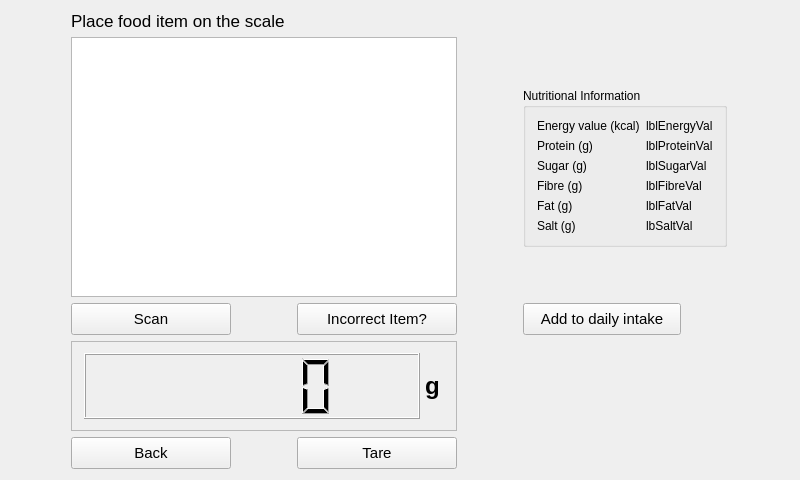
<?xml version="1.0" encoding="UTF-8"?>
<ui version="4.0">
 <class>getWeight</class>
 <widget class="QMainWindow" name="getWeight">
  <property name="geometry">
   <rect>
    <x>0</x>
    <y>0</y>
    <width>800</width>
    <height>480</height>
   </rect>
  </property>
  <property name="windowTitle">
   <string>smartScaleGUI</string>
  </property>
  <widget class="QWidget" name="centralWidget">
   <layout class="QGridLayout" name="gridLayout">
    <item row="4" column="2">
     <widget class="QPushButton" name="btnAdd">
      <property name="minimumSize">
       <size>
        <width>0</width>
        <height>30</height>
       </size>
      </property>
      <property name="maximumSize">
       <size>
        <width>158</width>
        <height>32</height>
       </size>
      </property>
      <property name="font">
       <font>
        <family>Arial</family>
        <pointsize>11</pointsize>
       </font>
      </property>
      <property name="text">
       <string>Add to daily intake</string>
      </property>
     </widget>
    </item>
    <item row="4" column="1">
     <widget class="QPushButton" name="btnIncorrectItem">
      <property name="enabled">
       <bool>true</bool>
      </property>
      <property name="minimumSize">
       <size>
        <width>160</width>
        <height>32</height>
       </size>
      </property>
      <property name="maximumSize">
       <size>
        <width>158</width>
        <height>32</height>
       </size>
      </property>
      <property name="font">
       <font>
        <family>Arial</family>
        <pointsize>11</pointsize>
       </font>
      </property>
      <property name="text">
       <string>Incorrect Item?</string>
      </property>
     </widget>
    </item>
    <item row="1" column="0" rowspan="3" colspan="2">
     <widget class="QGraphicsView" name="imgFoodItem">
      <property name="minimumSize">
       <size>
        <width>320</width>
        <height>240</height>
       </size>
      </property>
      <property name="font">
       <font>
        <family>Arial</family>
        <pointsize>11</pointsize>
       </font>
      </property>
     </widget>
    </item>
    <item row="0" column="0" colspan="2">
     <widget class="QLabel" name="lblTitle">
      <property name="sizePolicy">
       <sizepolicy hsizetype="Preferred" vsizetype="Fixed">
        <horstretch>0</horstretch>
        <verstretch>0</verstretch>
       </sizepolicy>
      </property>
      <property name="font">
       <font>
        <family>Arial</family>
        <pointsize>13</pointsize>
       </font>
      </property>
      <property name="text">
       <string>Place food item on the scale</string>
      </property>
     </widget>
    </item>
    <item row="6" column="0">
     <widget class="QPushButton" name="btnBack">
      <property name="minimumSize">
       <size>
        <width>160</width>
        <height>32</height>
       </size>
      </property>
      <property name="maximumSize">
       <size>
        <width>158</width>
        <height>32</height>
       </size>
      </property>
      <property name="font">
       <font>
        <family>Arial</family>
        <pointsize>11</pointsize>
       </font>
      </property>
      <property name="text">
       <string>Back</string>
      </property>
     </widget>
    </item>
    <item row="6" column="1">
     <widget class="QPushButton" name="btnTare">
      <property name="minimumSize">
       <size>
        <width>160</width>
        <height>32</height>
       </size>
      </property>
      <property name="maximumSize">
       <size>
        <width>158</width>
        <height>32</height>
       </size>
      </property>
      <property name="font">
       <font>
        <family>Arial</family>
        <pointsize>11</pointsize>
       </font>
      </property>
      <property name="text">
       <string>Tare</string>
      </property>
     </widget>
    </item>
    <item row="4" column="0">
     <widget class="QPushButton" name="btnScan">
      <property name="enabled">
       <bool>true</bool>
      </property>
      <property name="minimumSize">
       <size>
        <width>160</width>
        <height>32</height>
       </size>
      </property>
      <property name="maximumSize">
       <size>
        <width>158</width>
        <height>32</height>
       </size>
      </property>
      <property name="font">
       <font>
        <family>Arial</family>
        <pointsize>11</pointsize>
       </font>
      </property>
      <property name="text">
       <string>Scan</string>
      </property>
     </widget>
    </item>
    <item row="5" column="0" colspan="2">
     <widget class="QFrame" name="frame">
      <property name="enabled">
       <bool>true</bool>
      </property>
      <property name="minimumSize">
       <size>
        <width>320</width>
        <height>90</height>
       </size>
      </property>
      <property name="font">
       <font>
        <family>Arial</family>
        <pointsize>11</pointsize>
       </font>
      </property>
      <property name="frameShape">
       <enum>QFrame::StyledPanel</enum>
      </property>
      <property name="frameShadow">
       <enum>QFrame::Raised</enum>
      </property>
      <layout class="QGridLayout" name="gridLayout_4">
       <property name="leftMargin">
        <number>12</number>
       </property>
       <property name="horizontalSpacing">
        <number>0</number>
       </property>
       <item row="0" column="1">
        <widget class="QLabel" name="lblGrams">
         <property name="maximumSize">
          <size>
           <width>25</width>
           <height>16777215</height>
          </size>
         </property>
         <property name="font">
          <font>
           <family>Arial</family>
           <pointsize>18</pointsize>
           <weight>75</weight>
           <italic>false</italic>
           <bold>true</bold>
          </font>
         </property>
         <property name="text">
          <string>g</string>
         </property>
         <property name="alignment">
          <set>Qt::AlignCenter</set>
         </property>
        </widget>
       </item>
       <item row="0" column="0">
        <widget class="QLCDNumber" name="lcdWeight">
         <property name="font">
          <font>
           <family>Arial</family>
           <pointsize>11</pointsize>
          </font>
         </property>
        </widget>
       </item>
      </layout>
     </widget>
    </item>
    <item row="2" column="2">
     <widget class="QGroupBox" name="groupBox">
      <property name="font">
       <font>
        <family>Arial</family>
        <weight>50</weight>
        <italic>false</italic>
        <bold>false</bold>
        <underline>false</underline>
       </font>
      </property>
      <property name="title">
       <string>Nutritional Information</string>
      </property>
      <property name="flat">
       <bool>false</bool>
      </property>
      <property name="checkable">
       <bool>false</bool>
      </property>
      <layout class="QGridLayout" name="gridLayout_3">
       <item row="2" column="0">
        <widget class="QLabel" name="lblSugar">
         <property name="maximumSize">
          <size>
           <width>132</width>
           <height>16777215</height>
          </size>
         </property>
         <property name="font">
          <font>
           <family>Arial</family>
          </font>
         </property>
         <property name="layoutDirection">
          <enum>Qt::LeftToRight</enum>
         </property>
         <property name="autoFillBackground">
          <bool>false</bool>
         </property>
         <property name="frameShape">
          <enum>QFrame::Panel</enum>
         </property>
         <property name="lineWidth">
          <number>0</number>
         </property>
         <property name="text">
          <string>Sugar (g)</string>
         </property>
         <property name="scaledContents">
          <bool>true</bool>
         </property>
         <property name="alignment">
          <set>Qt::AlignLeading|Qt::AlignLeft|Qt::AlignVCenter</set>
         </property>
         <property name="wordWrap">
          <bool>false</bool>
         </property>
         <property name="indent">
          <number>-1</number>
         </property>
        </widget>
       </item>
       <item row="0" column="1">
        <widget class="QLabel" name="lblEnergyVal">
         <property name="font">
          <font>
           <family>Arial</family>
          </font>
         </property>
         <property name="autoFillBackground">
          <bool>false</bool>
         </property>
         <property name="frameShape">
          <enum>QFrame::NoFrame</enum>
         </property>
         <property name="text">
          <string>lblEnergyVal</string>
         </property>
         <property name="alignment">
          <set>Qt::AlignLeading|Qt::AlignLeft|Qt::AlignVCenter</set>
         </property>
        </widget>
       </item>
       <item row="5" column="1">
        <widget class="QLabel" name="lblSaltVal">
         <property name="font">
          <font>
           <family>Arial</family>
          </font>
         </property>
         <property name="autoFillBackground">
          <bool>false</bool>
         </property>
         <property name="frameShape">
          <enum>QFrame::NoFrame</enum>
         </property>
         <property name="text">
          <string>lbSaltVal</string>
         </property>
         <property name="alignment">
          <set>Qt::AlignLeading|Qt::AlignLeft|Qt::AlignVCenter</set>
         </property>
        </widget>
       </item>
       <item row="1" column="1">
        <widget class="QLabel" name="lblProteinVal">
         <property name="font">
          <font>
           <family>Arial</family>
          </font>
         </property>
         <property name="autoFillBackground">
          <bool>false</bool>
         </property>
         <property name="frameShape">
          <enum>QFrame::NoFrame</enum>
         </property>
         <property name="text">
          <string>lblProteinVal</string>
         </property>
         <property name="alignment">
          <set>Qt::AlignLeading|Qt::AlignLeft|Qt::AlignVCenter</set>
         </property>
        </widget>
       </item>
       <item row="2" column="1">
        <widget class="QLabel" name="lblSugarVal">
         <property name="font">
          <font>
           <family>Arial</family>
          </font>
         </property>
         <property name="autoFillBackground">
          <bool>false</bool>
         </property>
         <property name="frameShape">
          <enum>QFrame::NoFrame</enum>
         </property>
         <property name="text">
          <string>lblSugarVal</string>
         </property>
         <property name="alignment">
          <set>Qt::AlignLeading|Qt::AlignLeft|Qt::AlignVCenter</set>
         </property>
        </widget>
       </item>
       <item row="4" column="1">
        <widget class="QLabel" name="lblFatVal">
         <property name="font">
          <font>
           <family>Arial</family>
          </font>
         </property>
         <property name="autoFillBackground">
          <bool>false</bool>
         </property>
         <property name="frameShape">
          <enum>QFrame::NoFrame</enum>
         </property>
         <property name="text">
          <string>lblFatVal</string>
         </property>
         <property name="alignment">
          <set>Qt::AlignLeading|Qt::AlignLeft|Qt::AlignVCenter</set>
         </property>
        </widget>
       </item>
       <item row="5" column="0">
        <widget class="QLabel" name="lblSalt">
         <property name="maximumSize">
          <size>
           <width>132</width>
           <height>16777215</height>
          </size>
         </property>
         <property name="font">
          <font>
           <family>Arial</family>
          </font>
         </property>
         <property name="layoutDirection">
          <enum>Qt::LeftToRight</enum>
         </property>
         <property name="autoFillBackground">
          <bool>false</bool>
         </property>
         <property name="frameShape">
          <enum>QFrame::Panel</enum>
         </property>
         <property name="lineWidth">
          <number>0</number>
         </property>
         <property name="text">
          <string>Salt (g)</string>
         </property>
         <property name="scaledContents">
          <bool>true</bool>
         </property>
         <property name="alignment">
          <set>Qt::AlignLeading|Qt::AlignLeft|Qt::AlignVCenter</set>
         </property>
         <property name="wordWrap">
          <bool>false</bool>
         </property>
         <property name="indent">
          <number>-1</number>
         </property>
        </widget>
       </item>
       <item row="0" column="0">
        <widget class="QLabel" name="lblEnergy">
         <property name="maximumSize">
          <size>
           <width>132</width>
           <height>16777215</height>
          </size>
         </property>
         <property name="font">
          <font>
           <family>Arial</family>
          </font>
         </property>
         <property name="layoutDirection">
          <enum>Qt::LeftToRight</enum>
         </property>
         <property name="autoFillBackground">
          <bool>false</bool>
         </property>
         <property name="frameShape">
          <enum>QFrame::Panel</enum>
         </property>
         <property name="lineWidth">
          <number>0</number>
         </property>
         <property name="text">
          <string>Energy value (kcal)</string>
         </property>
         <property name="scaledContents">
          <bool>true</bool>
         </property>
         <property name="alignment">
          <set>Qt::AlignLeading|Qt::AlignLeft|Qt::AlignVCenter</set>
         </property>
         <property name="wordWrap">
          <bool>false</bool>
         </property>
         <property name="indent">
          <number>-1</number>
         </property>
        </widget>
       </item>
       <item row="3" column="1">
        <widget class="QLabel" name="lblFbreVal">
         <property name="font">
          <font>
           <family>Arial</family>
          </font>
         </property>
         <property name="autoFillBackground">
          <bool>false</bool>
         </property>
         <property name="frameShape">
          <enum>QFrame::NoFrame</enum>
         </property>
         <property name="text">
          <string>lblFibreVal</string>
         </property>
         <property name="alignment">
          <set>Qt::AlignLeading|Qt::AlignLeft|Qt::AlignVCenter</set>
         </property>
        </widget>
       </item>
       <item row="4" column="0">
        <widget class="QLabel" name="lblFat">
         <property name="maximumSize">
          <size>
           <width>132</width>
           <height>16777215</height>
          </size>
         </property>
         <property name="font">
          <font>
           <family>Arial</family>
          </font>
         </property>
         <property name="layoutDirection">
          <enum>Qt::LeftToRight</enum>
         </property>
         <property name="autoFillBackground">
          <bool>false</bool>
         </property>
         <property name="frameShape">
          <enum>QFrame::Panel</enum>
         </property>
         <property name="lineWidth">
          <number>0</number>
         </property>
         <property name="text">
          <string>Fat (g)</string>
         </property>
         <property name="scaledContents">
          <bool>true</bool>
         </property>
         <property name="alignment">
          <set>Qt::AlignLeading|Qt::AlignLeft|Qt::AlignVCenter</set>
         </property>
         <property name="wordWrap">
          <bool>false</bool>
         </property>
         <property name="indent">
          <number>-1</number>
         </property>
        </widget>
       </item>
       <item row="1" column="0">
        <widget class="QLabel" name="lblProtein">
         <property name="maximumSize">
          <size>
           <width>132</width>
           <height>16777215</height>
          </size>
         </property>
         <property name="font">
          <font>
           <family>Arial</family>
          </font>
         </property>
         <property name="layoutDirection">
          <enum>Qt::LeftToRight</enum>
         </property>
         <property name="autoFillBackground">
          <bool>false</bool>
         </property>
         <property name="frameShape">
          <enum>QFrame::Panel</enum>
         </property>
         <property name="lineWidth">
          <number>0</number>
         </property>
         <property name="text">
          <string>Protein (g)</string>
         </property>
         <property name="scaledContents">
          <bool>true</bool>
         </property>
         <property name="alignment">
          <set>Qt::AlignLeading|Qt::AlignLeft|Qt::AlignVCenter</set>
         </property>
         <property name="wordWrap">
          <bool>false</bool>
         </property>
         <property name="indent">
          <number>-1</number>
         </property>
        </widget>
       </item>
       <item row="3" column="0">
        <widget class="QLabel" name="lblFibre">
         <property name="maximumSize">
          <size>
           <width>132</width>
           <height>16777215</height>
          </size>
         </property>
         <property name="font">
          <font>
           <family>Arial</family>
          </font>
         </property>
         <property name="layoutDirection">
          <enum>Qt::LeftToRight</enum>
         </property>
         <property name="autoFillBackground">
          <bool>false</bool>
         </property>
         <property name="frameShape">
          <enum>QFrame::Panel</enum>
         </property>
         <property name="lineWidth">
          <number>0</number>
         </property>
         <property name="text">
          <string>Fibre (g)</string>
         </property>
         <property name="scaledContents">
          <bool>true</bool>
         </property>
         <property name="alignment">
          <set>Qt::AlignLeading|Qt::AlignLeft|Qt::AlignVCenter</set>
         </property>
         <property name="wordWrap">
          <bool>false</bool>
         </property>
         <property name="indent">
          <number>-1</number>
         </property>
        </widget>
       </item>
      </layout>
     </widget>
    </item>
   </layout>
  </widget>
 </widget>
 <layoutdefault spacing="6" margin="11"/>
 <resources/>
 <connections/>
</ui>
